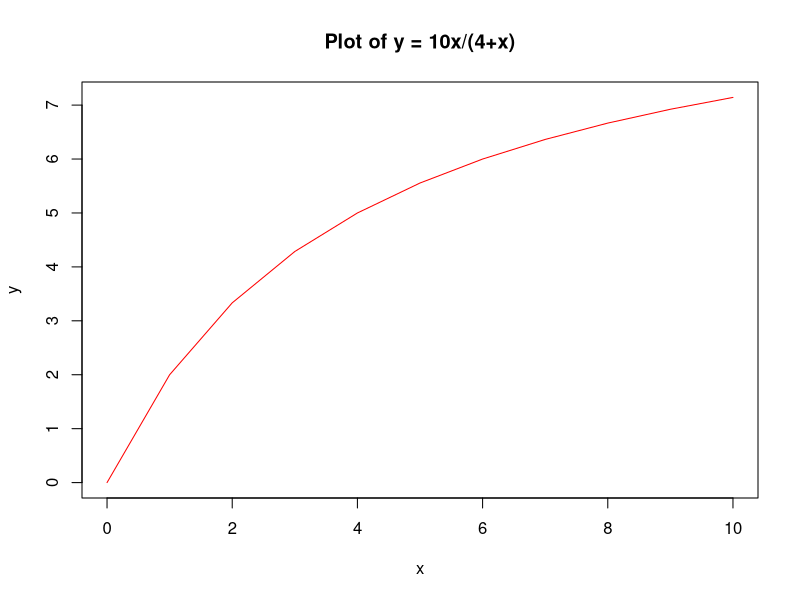

Write R code to recreate this figure.
#1.(a) For x = 15.5, y = 24.8 and z = 32.6, compute the following expression in R and print the result:

#Assigning values
x=15.5
y=24.8
z=32.6

#compute
L=((x+y)/z)*sqrt(x^2+y^2+z^2)
print(L)

#(b) Plot the function

# x values
x=seq(0,10)

# Compute y
y=(10*x)/(4+x)

# Plot graph
plot(x, y, type="l", col="red", main="Plot of y = 10x/(4+x)", xlab="x", ylab="y")
